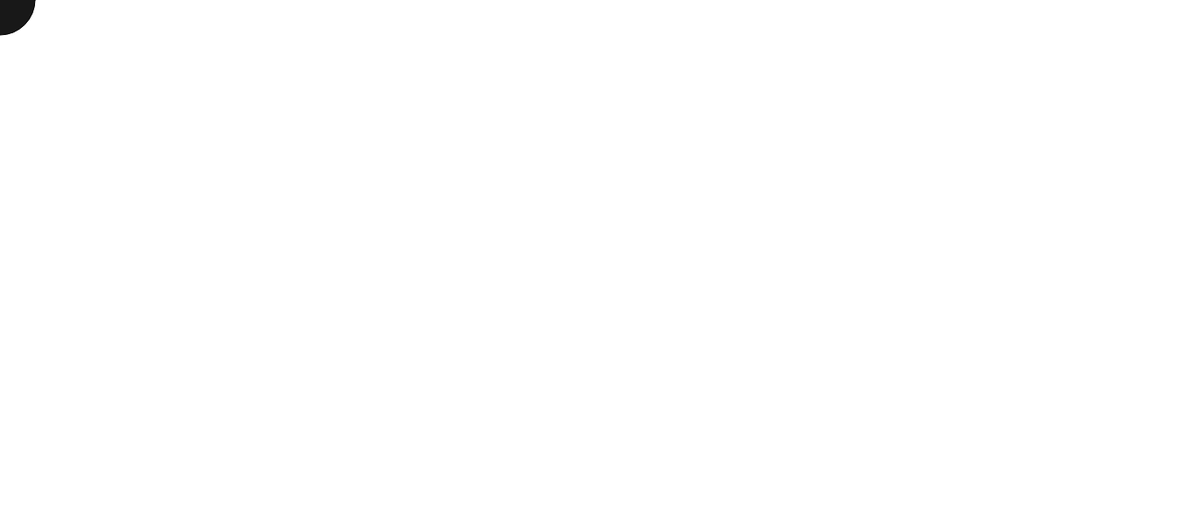
Frame 1 (no input)
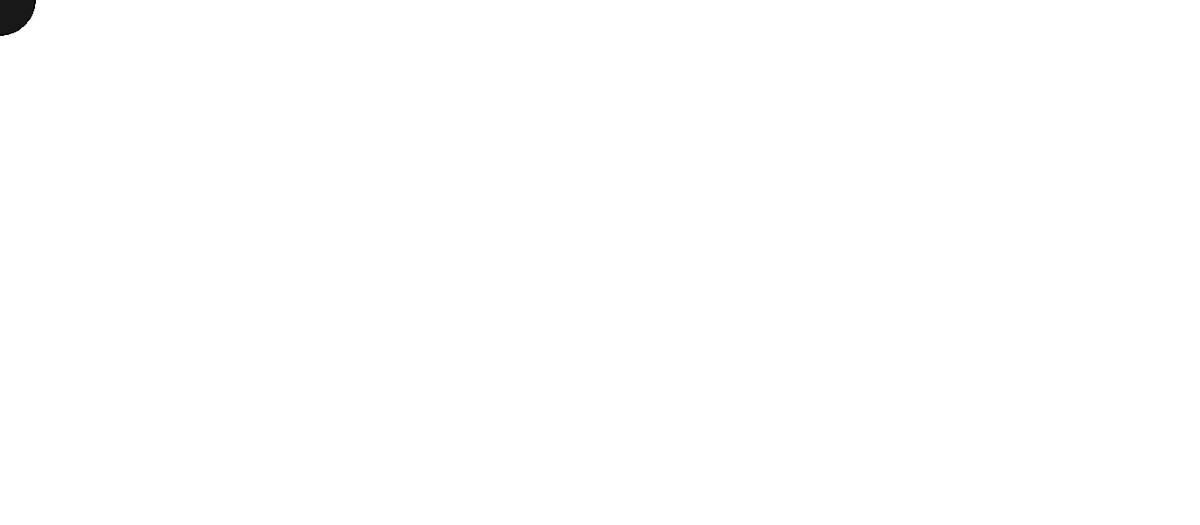
Frame 60 (no input)
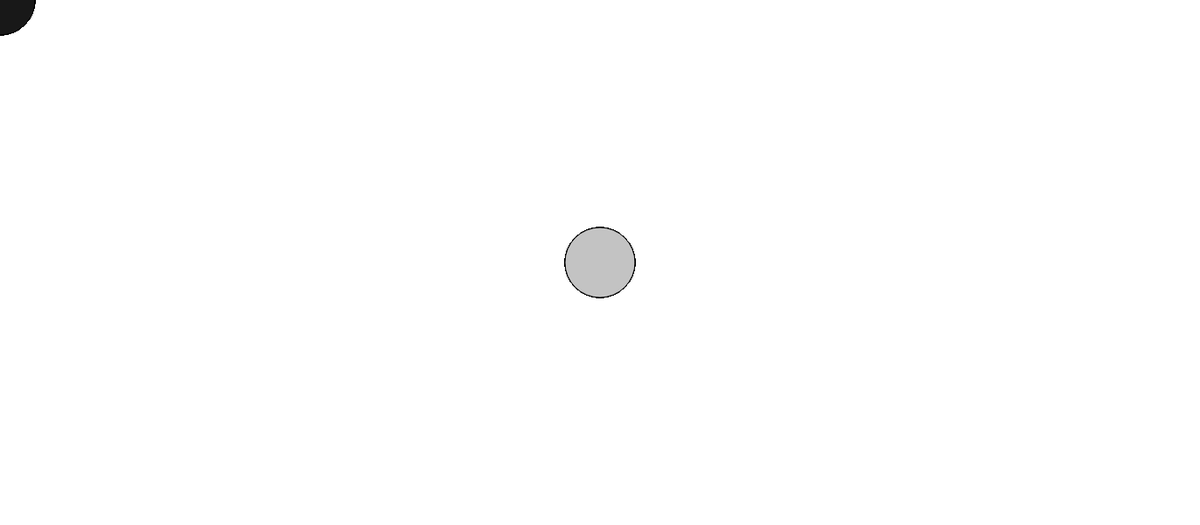
Frame 120 (the mouse pressed at the canvas centre since frame 60)

The p5.js sketch that drew these frames (run headless with seeded random() and noise() and a simulated clock; from frame 60 on, the mouse is pressed at the canvas centre):

// p5.js sketch
// ── sketch.js
function setup() {
  createCanvas(1370, 600);
}

function draw() {
  if (mouseIsPressed) {
    fill(195);
  } else {
    fill(24);
  }
  ellipse(mouseX, mouseY, 80, 80);
}
